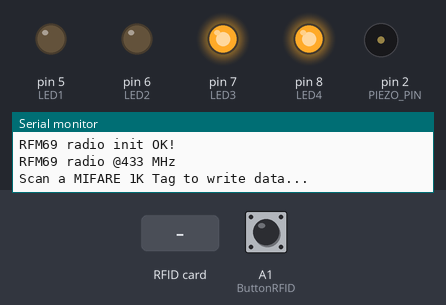
Bench run of a sketch on a simulated Arduino Uno, built with avr-gcc and run on an emulated ATmega328P. Shown: output pins drawn as LEDs (lit = HIGH), buzzer (waves = sounding), the last lines printed to the serial monitor. Dashed ring = blinking. Inputs (shaded band) come from the test bench; at power-on: A1 (ButtonRFID) HIGH. Random numbers use the default seed unless the sketch sets one; no radio packets arrive unless stated; pins used as bus, display or sensor lines are not drawn.

Above: at 1.2 s.
1.3 s: RFID card 4C 41 52 50 held to the reader
At 1.8 s:
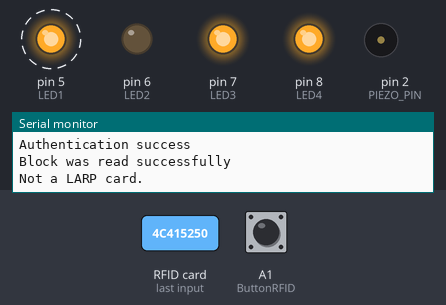
4.3 s: A1 (ButtonRFID) pulled LOW for 0.15 s
At 4.9 s:
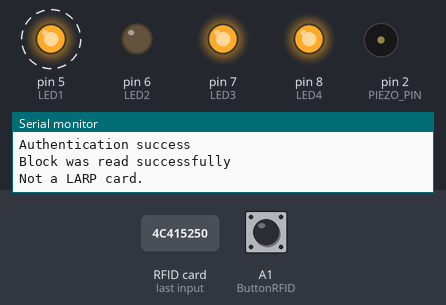
10.3 s: RFID card 5E 7A 19 C4 held to the reader
Timing chart, 0 to 14.3 s (numbered marks = the images above; inputs shaded):
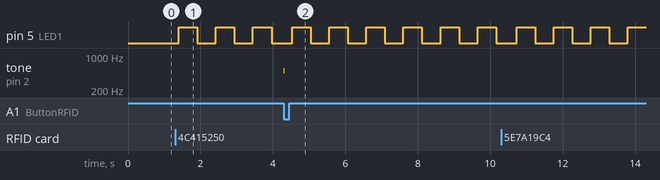

Measured:
- after the input at 1.3 s, pin 5 (LED1): alternates HIGH for 0.51 s and LOW for 0.51 s, starting after 0.10 s
- after the input at 4.3 s, tone on pin 2 (PIEZO_PIN): silent → 500 Hz at once, → silent 0.01 s later

The sketch:

geiger_stm32.ino
```cpp
#include <SPI.h>
#include <MFRC522.h>
#include <RH_RF69.h>

//****** RF Setup ************************************

// Change to 434.0 or other frequency, must match RX's freq!
#define RF69_FREQ 433.0
#define PIEZO_PIN 2   //buzzer pin
#define RFM69_SS 9    //slave select - NSS
#define RFM69_INT 3   //interrupt pin - DI00
#define RFM69_RST A0  // "A" reset, set to analog to preserve DIO pins
#define LED 13
//SCK to pin D13
//MISO to pin D12
//MOSI to pin D11

RH_RF69 rf69(RFM69_SS, RFM69_INT);

//movingAverage()
const int numReadings = 10;
int readings[numReadings];
int readIndex = 0;
long total = -1000;  //sum of readings array

double signalNorm;
int geiger[5] = { 300, 500, 2500, 3000, -100 };
//geigerSet[2][4] = {{fastest irregular interval, fast beep limit, slow beep limit, end of rng band(affects probability distribution), max signal strength[dBm]} , {repeat for far signal}}
int geigerSet[2][5] = { { 5, 10, 20, 25, -30 }, { 300, 500, 2500, 3000, -70 } };
//define the linear functions between the two extreme beeping speeds
double geigerSlope[5];
int randNumber = random(11, geiger[3]);  // Generate a random number in the interval [50, 500]

unsigned long previousMillisRF = 0;
unsigned long intervalRF = 0;

double decaySlope[3];  //health decay parameters
int decayTicker;
unsigned long previousMillisDecay = 0;
unsigned long intervalDecay = 200;

//****** RFID Setup ************************************

/*Using Hardware SPI of Arduino */
/*MOSI (11), MISO (12) and SCK (13) are fixed */
/*You can configure SS and RST Pins*/
#define SS_PIN 10 /* Slave Select Pin */
#define RST_PIN 4 /* Reset Pin */
//SCK to pin D13
//MISO to pin D12
//MOSI to pin D11

/* Create an instance of MFRC522 */
MFRC522 mfrc522(SS_PIN, RST_PIN);
/* Create an instance of MIFARE_Key */
MFRC522::MIFARE_Key key;
// {LARP, 0x01 = healing item, 0x14 = 20 hp}
byte header[4] = { 0x4C, 0x41, 0x52, 0x50 };  //checks against this header to identify LARP-related RFIDs
byte bufferLen = 18;
/* Length of buffer should be 2 Bytes more than the size of Block (16 Bytes) */
MFRC522::StatusCode status;

unsigned long previousMillisRFID = 0;

//****** General ***************************************
#define LED1 5  //status diode
#define LED2 6  //death indicator
#define LED3 7  //health diode 1
#define LED4 8  //health diode 2


int ledState[4] = { LOW, LOW, HIGH, HIGH };
unsigned long previousMillisWarning = 0;
unsigned long previousMillisHP = 0;
int warningCount = 0;
int healCount = 0;

int healAmount = 0;
int HP = 100;
bool alive = true;

#define ButtonRFID A1  //button to enable RFID reading
bool RFID_flag = false;
bool RFID_init = false;

void setup() {
  /* Initialize serial communications with the PC */
  Serial.begin(9600);
  /* Initialize SPI bus */
  SPI.begin();

  /*************** Initialize RFM69HW Module */

  pinMode(LED, OUTPUT);
  pinMode(RFM69_RST, OUTPUT);
  digitalWrite(RFM69_RST, LOW);
  // manual reset
  digitalWrite(RFM69_RST, HIGH);
  delay(10);
  digitalWrite(RFM69_RST, LOW);
  delay(10);

  if (!rf69.init()) {
    Serial.println("RFM69 radio init failed");
    while (1)
      ;
  }
  Serial.println("RFM69 radio init OK!");

  // Defaults after init are 434.0MHz, modulation GFSK_Rb250Fd250, +13dbM (for low power module)
  // No encryption
  if (!rf69.setFrequency(RF69_FREQ)) {
    Serial.println("setFrequency failed");
  }

  // If you are using a high power RF69 eg RFM69HW, you *must* set a Tx power with the
  // ishighpowermodule flag set like this:
  rf69.setTxPower(20, true);  // range from 14-20 for power, 2nd arg must be true for 69HCW

  // The encryption key has to be the same as the one in the server
  uint8_t keyRF[] = { 0x01, 0x02, 0x03, 0x04, 0x05, 0x06, 0x07, 0x08,
                      0x01, 0x02, 0x03, 0x04, 0x05, 0x06, 0x07, 0x08 };
  rf69.setEncryptionKey(keyRF);

  Serial.print("RFM69 radio @");
  Serial.print((int)RF69_FREQ);
  Serial.println(" MHz");

  //fill the array for moving average with -100 dBm
  for (int i = 0; i < numReadings; i++) {
    readings[i] = -100;
  }

  //buzzer
  pinMode(PIEZO_PIN, OUTPUT);
  randomSeed(analogRead(0));  // Seed the random number generator

  // Calculate geigerSlope values
  geigerSlope[4] = geigerSet[0][4] - geigerSet[1][4];
  geigerSlope[0] = (geigerSet[0][0] - geigerSet[1][0]) / geigerSlope[4];
  geigerSlope[1] = (geigerSet[0][1] - geigerSet[1][1]) / geigerSlope[4];
  geigerSlope[2] = (geigerSet[0][2] - geigerSet[1][2]) / geigerSlope[4];
  geigerSlope[3] = (geigerSet[0][3] - geigerSet[1][3]) / geigerSlope[4];


  /*************** Initialize MFRC522 Module */
  mfrc522.PCD_Init();
  Serial.println("Scan a MIFARE 1K Tag to write data...");
  /* Prepare the ksy for authentication */
  /* All keys are set to FFFFFFFFFFFFh at chip delivery from the factory */
  for (byte i = 0; i < 6; i++) {
    key.keyByte[i] = 0xFF;
  }

  /*************** Initialize status diodes */
  pinMode(LED1, OUTPUT);
  pinMode(LED2, OUTPUT);
  pinMode(LED3, OUTPUT);
  pinMode(LED4, OUTPUT);
  digitalWrite(LED1, ledState[0]);
  digitalWrite(LED2, ledState[1]);
  digitalWrite(LED3, ledState[2]);
  digitalWrite(LED4, ledState[3]);

  pinMode(ButtonRFID, INPUT);
}

void loop() {
  RFID_flag = digitalRead(ButtonRFID);  //check if the button is pressed
  if (alive) {
    //check signal strength
    geigerRF();
    //HP loss first three values define sig strength breakpoints, last four values how many seconds to go form 100 to 0 HP at that signal value
    if (millis() - previousMillisDecay >= intervalDecay) {
      healthDecay(-45, -60, -80, 60, 120, 1200, 7200);
      previousMillisDecay = millis();
    }
    //imitate geiger sounds
    if (!RFID_flag) {
      buzzer();
    }
    checkIfDead();
  }
  //check for RFID tags and resolve them
  if (RFID_flag) {
    /*   if (RFID_init) {
      mfrc522.PCD_Init();
      Serial.println("reset");
      RFID_init = false;
    } */
    geigerRFID();
    /*  } else {
    RFID_init = true; */
  }
  //update the status LEDs
  diodes();
  /*
  //unfuck status LED periodically
  if (millis() - previousMillisRFID >= 10000) {
    ledState[0] = LOW;
    digitalWrite(LED1, ledState[0]);
    previousMillisRFID = millis();
  } */
}

void healthDecay(int critical, int unsafe, int safe, int minimum, int critVal, int unsVal, int safeVal) {

  //limit the signal values if they go out of defined bounds
  if (geiger[4] < geigerSet[1][4]) {
    geiger[4] = geigerSet[1][4];
  } else if (geiger[4] > geigerSet[0][4]) {
    geiger[4] = geigerSet[0][4];
  }

  decaySlope[0] = ((safeVal / minimum) - (safeVal / critVal)) / (geigerSet[0][4] - critical);
  decaySlope[1] = ((safeVal / critVal) - (safeVal / unsVal)) / (critical - unsVal);
  decaySlope[2] = ((safeVal / unsVal) - 1) / (unsVal - safeVal);

  if (geiger[4] > critical) {
    decayTicker = decayTicker + decaySlope[0] * (geiger[4] - geigerSet[0][4]) + (safeVal / minimum);
  } else if (geiger[4] > unsafe) {
    decayTicker = decayTicker + decaySlope[1] * (geiger[4] - critical) + (safeVal / critVal);
  } else if (geiger[4] > safe) {
    decayTicker = decayTicker + decaySlope[2] * (geiger[4] - unsVal) + (safeVal / unsVal);
  }

  if (decayTicker > safeVal * (1000 / intervalDecay) / 100) {
    HP--;
    Serial.print("Lost 1 HP, currently at: ");
    Serial.print((int)HP);
    Serial.println(" HP total");
    decayTicker = 0;
  }
}

void checkIfDead() {
  if (HP <= 0) {
    HP = 0;
    alive = false;
    Serial.println("YOU DIED");
  }
}

void diodes() {
  if (warningCount > 0) {
    if (millis() - previousMillisWarning >= 500) {
      blink(0);
      warningCount--;
      previousMillisWarning = millis();
    }
  } else {
    ledState[0] = LOW;
  }

  if (alive) {
    if (millis() - previousMillisHP >= 500) {
      if (HP >= 80) {
        ledState[3] = HIGH;
        ledState[2] = HIGH;
      } else if (HP >= 60) {
        blink(3);
        ledState[2] = HIGH;
      } else if (HP >= 40) {
        ledState[3] = LOW;
        ledState[2] = HIGH;
      } else if (HP >= 20) {
        ledState[3] = LOW;
        blink(2);
      } else if (HP > 0) {
        ledState[3] = LOW;
        ledState[2] = LOW;
      }
      if (healCount > 0 || HP <= 20) {
        blink(1);
        healCount--;
      } else {
        ledState[1] = LOW;
      }


      previousMillisHP = millis();
    }
  } else {
    ledState[3] = LOW;
    ledState[2] = LOW;
    ledState[1] = HIGH;
  }
  digitalWrite(LED1, ledState[0]);
  digitalWrite(LED2, ledState[1]);
  digitalWrite(LED3, ledState[2]);
  digitalWrite(LED4, ledState[3]);
}

void warningBlink(int count) {
  warningCount = count * 2;
}

int blink(int index) {
  if (ledState[index] == LOW) {
    ledState[index] = HIGH;
  } else {
    ledState[index] = LOW;
  }
}

/*************** RFM69HW-related functions */

void geigerRF() {
  if (rf69.available()) {
    // Should be a message for us now
    uint8_t buf[RH_RF69_MAX_MESSAGE_LEN];
    uint8_t len = sizeof(buf);
    if (rf69.recv(buf, &len)) {
      if (!len) return;
      buf[len] = 0;
      geiger[4] = movingAverage(rf69.lastRssi());
      Serial.print("Received [");
      Serial.print(len);
      Serial.print("]: ");
      Serial.println((char*)buf);
      Serial.print(geiger[4], DEC);
    } else {
      Serial.println("Receive failed");
      geiger[4] = geigerSet[1][4];  //set to lowest value
    }
  }
}

int movingAverage(int input_val) {
  total = total - readings[readIndex];
  total = total + input_val;

  readings[readIndex] = input_val;

  readIndex++;
  if (readIndex >= numReadings) {
    readIndex = 0;
  }

  int average = total / numReadings;
  return average;
}

void buzzer() {  //
  if (millis() - previousMillisRF >= intervalRF) {

    //limit the signal values if they go out of defined bounds
    if (geiger[4] < geigerSet[1][4]) {
      geiger[4] = geigerSet[1][4];
    } else if (geiger[4] > geigerSet[0][4]) {
      geiger[4] = geigerSet[0][4];
    }
    signalNorm = geiger[4] - geigerSet[1][4];
    geiger[3] = (geigerSlope[3]) * signalNorm + geigerSet[1][3];
    geiger[2] = (geigerSlope[2]) * signalNorm + geigerSet[1][2];
    geiger[1] = (geigerSlope[1]) * signalNorm + geigerSet[1][1];
    geiger[0] = (geigerSlope[0]) * signalNorm + geigerSet[1][0];
    randNumber = random(1, geiger[3]);  // Generate a random number in the interval

    // Ensure the random number is within the desired range
    if (randNumber > geiger[0] && randNumber < geiger[1]) {
      randNumber = geiger[1];
    } else if (randNumber > geiger[2]) {
      randNumber = geiger[2];
    }

    if (randNumber <= geiger[0]) {
      // Play a click sound
      tone(PIEZO_PIN, 510);  // Adjust the frequency as needed
      delay(10);
      noTone(PIEZO_PIN);
    } else {
      tone(PIEZO_PIN, 500);  // Adjust the frequency as needed
      delay(10);
      noTone(PIEZO_PIN);
    }

    previousMillisRF = millis();
    intervalRF = randNumber;
  }
}


/*************** MFRC522-related functions */
void geigerRFID() {
  /* Look for new cards */
  /* Reset the loop if no new card is present on RC522 Reader */

  mfrc522.PCD_Init();
  delay(10);

  if (!mfrc522.PICC_IsNewCardPresent()) {
    return;
  }

  /* Select one of the cards */
  if (!mfrc522.PICC_ReadCardSerial()) {
    return;
  }

  Serial.print("\n");
  Serial.println("**Card Detected**");
  /* Print UID of the Card */
  Serial.print(F("Card UID:"));
  for (byte i = 0; i < mfrc522.uid.size; i++) {
    Serial.print(mfrc522.uid.uidByte[i] < 0x10 ? " 0" : " ");
    Serial.print(mfrc522.uid.uidByte[i], HEX);
  }
  Serial.print("\n");
  /* Print type of card (for example, MIFARE 1K) */
  Serial.print(F("PICC type: "));
  MFRC522::PICC_Type piccType = mfrc522.PICC_GetType(mfrc522.uid.sak);
  Serial.println(mfrc522.PICC_GetTypeName(piccType));

  int blockNum = 1;
  byte readBlockData[18];
  bufferLen = 18;
  byte blockData[16];
  if (ReadDataFromBlock(blockNum, readBlockData)) {
    copy(readBlockData, blockData, 16);

    //check if RFID has correct header
    for (int i = 0; i < 4; i++) {
      if (blockData[i] != header[i]) {
        Serial.print("\n");
        Serial.println("Not a LARP card.");
        warningBlink(10);
        mfrc522.PICC_HaltA();
        mfrc522.PCD_StopCrypto1();
        return;
      }
    }
    //check if the item is a healing item, apply heal if it is
    if (blockData[4] == 0x01) {
      if (blockData[5] > 0x00) {
        healAmount = (int)blockData[5];
        //if healing item sucessfully emptied, heal for the correct amount
        if (wipeItem(blockData)) {
          heal(healAmount);
        }
        healAmount = 0;
      } else {
        //***indicate empty
        Serial.print("\n");
        Serial.println("Healing kit empty.");
        warningBlink(3);
      }
    } else if (blockData[4] == 0x02) {
      //heal without wiping the item
      heal((int)blockData[5]);
    } else if (blockData[4] == 0x03) {
      //res with item wipe
      if (blockData[5] > 0x00) {
        healAmount = (int)blockData[5];
        //if healing item sucessfully emptied, heal for the correct amount
        if (wipeItem(blockData)) {
          alive = true;
          heal(healAmount);
        }
        healAmount = 0;
      } else {
        //***indicate empty
        Serial.print("\n");
        Serial.println("Healing kit empty.");
        warningBlink(3);
      }
    } else if (blockData[4] == 0x04) {
      //res without item wipe
      alive = true;
      heal((int)blockData[5]);
    }
  }
  delay(50);
  Serial.print("\n");
  Serial.println("RFID tick");
  mfrc522.PICC_HaltA();
  mfrc522.PCD_StopCrypto1();
}

void heal(int healAmount) {
  if (alive) {
    if (HP + healAmount > 100) {
      HP = 100;
    } else {
      HP = HP + healAmount;
    }
    healAmount = 0;
    healCount = 10;
    Serial.print("\n");
    Serial.println("**Healing applied**");
  }
}

void WriteDataToBlock(int blockNum, byte blockData[]) {
  /* Authenticating the desired data block for write access using Key A */
  status = mfrc522.PCD_Authenticate(MFRC522::PICC_CMD_MF_AUTH_KEY_A, blockNum, &key, &(mfrc522.uid));
  if (status != MFRC522::STATUS_OK) {
    Serial.print("Authentication failed for Write: ");
    Serial.println(mfrc522.GetStatusCodeName(status));
    return;
  } else {
    Serial.println("Authentication success");
  }


  /* Write data to the block */
  status = mfrc522.MIFARE_Write(blockNum, blockData, 16);
  if (status != MFRC522::STATUS_OK) {
    Serial.print("Writing to Block failed: ");
    Serial.println(mfrc522.GetStatusCodeName(status));
    return;
  } else {
    Serial.println("Data was written into Block successfully");
  }
}

bool wipeItem(byte blockData[]) {
  /* Authenticating the desired data block for write access using Key A */
  status = mfrc522.PCD_Authenticate(MFRC522::PICC_CMD_MF_AUTH_KEY_A, 1, &key, &(mfrc522.uid));
  if (status != MFRC522::STATUS_OK) {
    Serial.print("Authentication failed for Write: ");
    Serial.println(mfrc522.GetStatusCodeName(status));
    warningBlink(5);
    return false;
  } else {
    Serial.println("Authentication success");
  }

  /* Write data to the block */
  blockData[5] = 0x00;
  status = mfrc522.MIFARE_Write(1, blockData, 16);
  if (status != MFRC522::STATUS_OK) {
    Serial.print("Writing to Block failed: ");
    Serial.println(mfrc522.GetStatusCodeName(status));
    warningBlink(5);
    return false;
  } else {
    Serial.println("Data was written into Block successfully");
  }
  return true;
}

bool ReadDataFromBlock(int blockNum, byte readBlockData[]) {
  /* Authenticating the desired data block for Read access using Key A */
  byte status = mfrc522.PCD_Authenticate(MFRC522::PICC_CMD_MF_AUTH_KEY_A, blockNum, &key, &(mfrc522.uid));

  if (status != MFRC522::STATUS_OK) {
    Serial.print("Authentication failed for Read: ");
    Serial.println(mfrc522.GetStatusCodeName(status));
    warningBlink(5);
    return false;
  } else {
    Serial.println("Authentication success");
  }

  /* Reading data from the Block */
  status = mfrc522.MIFARE_Read(blockNum, readBlockData, &bufferLen);
  if (status != MFRC522::STATUS_OK) {
    Serial.print("Reading failed: ");
    Serial.println(mfrc522.GetStatusCodeName(status));
    Serial.print(F("Data in block "));
    dump_byte_array(readBlockData, 16);
    Serial.println();
    Serial.println();
    warningBlink(5);

    return false;
  } else {
    Serial.println("Block was read successfully");
  }
  return true;
}

// Function to copy 'len' elements from 'src' to 'dst'
void copy(byte* src, byte* dst, int len) {
  memcpy(dst, src, sizeof(src[0]) * len);
}

void dump_byte_array(byte* buffer, byte bufferSize) {
  for (byte i = 0; i < bufferSize; i++) {
    Serial.print(buffer[i] < 0x10 ? " 0" : " ");
    Serial.print(buffer[i], HEX);
  }
}
```
